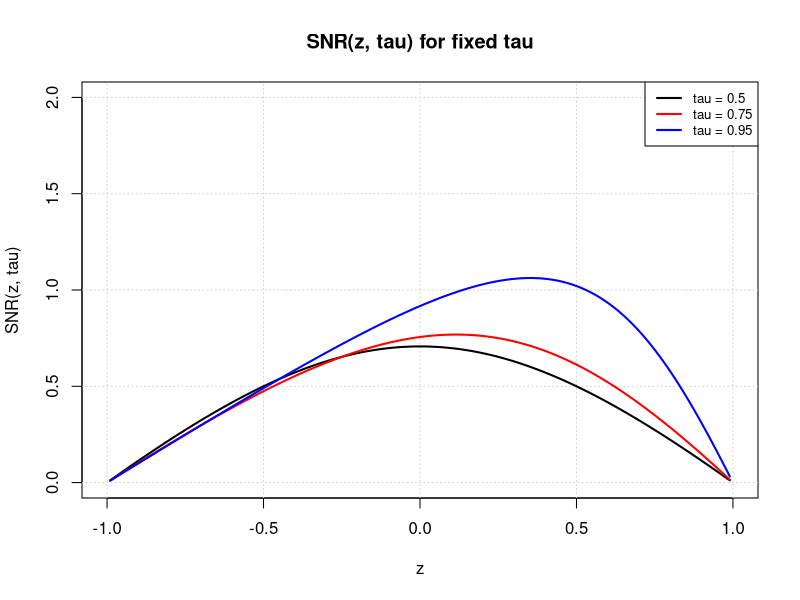
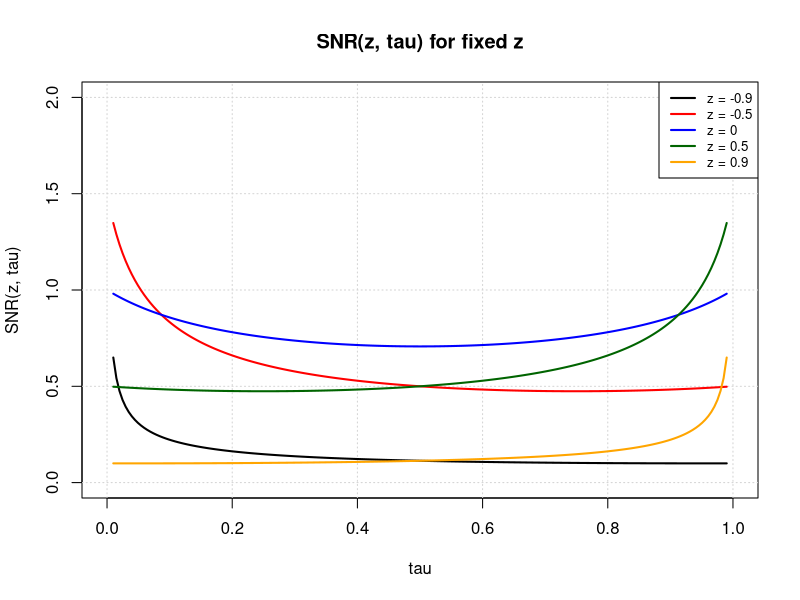

These charts were generated, in order, by the following R code:
# ---------------------------------------------------------
# SNR as a function of z (for each fixed tau)
# and as a function of tau (for each fixed z)
# ---------------------------------------------------------

# Asymmetric Laplace variance
asy_laplace_variance <- function(tau, z) {
  mu <- tau / (1 + z) - (1 - tau) / (1 - z)
  ex2 <- 2 * tau / (1 + z)^2 + 2 * (1 - tau) / (1 - z)^2
  ex2 - mu^2
}

# SNR if b = 1
compute_snr <- function(A, tau, z, b = 1) {
  A / (b * sqrt(asy_laplace_variance(tau, z)))
}

# Settings
A <- 1
z_seq <- seq(-0.99, 0.99, length.out = 200)
tau_seq <- seq(0.01, 0.99, length.out = 200)
tau_vals <- c(0.5, 0.75, 0.95)
z_vals <- c(-0.9, -0.5, 0, 0.5, 0.9)
colors <- c("black", "red", "blue", "darkgreen", "orange")

# --- Plot SNR(z) for each fixed tau
png("snr_vs_z.png", 800, 600, res = 120)
plot(NA, xlim = c(-1, 1), ylim = c(0, 2),
     xlab = "z", ylab = "SNR(z, tau)", main = "SNR(z, tau) for fixed tau")
grid()
for (i in seq_along(tau_vals)) {
  tau <- tau_vals[i]
  snr_vals <- sapply(z_seq, function(z) compute_snr(A, tau, z))
  lines(z_seq, snr_vals, col = colors[i], lwd = 2)
}
legend("topright", legend = paste("tau =", tau_vals), col = colors, lwd = 2, cex = 0.8)
dev.off()

# --- Plot SNR(tau) for each fixed z
png("snr_vs_tau.png", 800, 600, res = 120)
plot(NA, xlim = c(0, 1), ylim = c(0, 2),
     xlab = "tau", ylab = "SNR(z, tau)", main = "SNR(z, tau) for fixed z")
grid()
for (i in seq_along(z_vals)) {
  z <- z_vals[i]
  snr_vals <- sapply(tau_seq, function(tau) compute_snr(A, tau, z))
  lines(tau_seq, snr_vals, col = colors[i], lwd = 2)
}
legend("topright", legend = paste("z =", z_vals), col = colors, lwd = 2, cex = 0.8)
dev.off()
